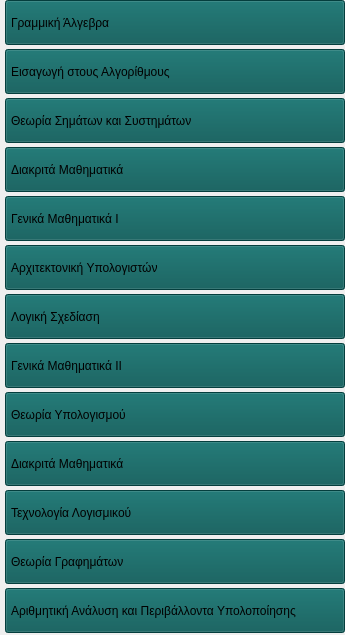
            <widget class="QWidget" name="scrollAreaWidgetContents_2">
             <property name="geometry">
              <rect>
               <x>0</x>
               <y>0</y>
               <width>345</width>
               <height>635</height>
              </rect>
             </property>
             <layout class="QVBoxLayout" name="verticalLayout_37">
              <property name="spacing">
               <number>4</number>
              </property>
              <property name="leftMargin">
               <number>5</number>
              </property>
              <property name="topMargin">
               <number>0</number>
              </property>
              <property name="rightMargin">
               <number>0</number>
              </property>
              <property name="bottomMargin">
               <number>0</number>
              </property>
              <item>
               <widget class="QPushButton" name="pushButton_45">
                <property name="sizePolicy">
                 <sizepolicy hsizetype="Preferred" vsizetype="Fixed">
                  <horstretch>0</horstretch>
                  <verstretch>0</verstretch>
                 </sizepolicy>
                </property>
                <property name="minimumSize">
                 <size>
                  <width>0</width>
                  <height>45</height>
                 </size>
                </property>
                <property name="maximumSize">
                 <size>
                  <width>500</width>
                  <height>45</height>
                 </size>
                </property>
                <property name="font">
                 <font>
                  <pointsize>9</pointsize>
                  <stylestrategy>PreferDefault</stylestrategy>
                 </font>
                </property>
                <property name="layoutDirection">
                 <enum>Qt::LeftToRight</enum>
                </property>
                <property name="autoFillBackground">
                 <bool>false</bool>
                </property>
                <property name="styleSheet">
                 <string notr="true">background-color: rgb(5, 87, 85);
text-align: left; padding-left: 5px;
</string>
                </property>
                <property name="text">
                 <string>Γραμμική Άλγεβρα</string>
                </property>
                <property name="icon">
                 <iconset resource="../Qss/icons/_icons.qrc">
                  <normaloff>:/feather/icons/feather/book-open.png</normaloff>:/feather/icons/feather/book-open.png</iconset>
                </property>
                <property name="iconSize">
                 <size>
                  <width>20</width>
                  <height>20</height>
                 </size>
                </property>
               </widget>
              </item>
              <item>
               <widget class="QPushButton" name="pushButton_47">
                <property name="sizePolicy">
                 <sizepolicy hsizetype="Preferred" vsizetype="Fixed">
                  <horstretch>0</horstretch>
                  <verstretch>0</verstretch>
                 </sizepolicy>
                </property>
                <property name="minimumSize">
                 <size>
                  <width>0</width>
                  <height>45</height>
                 </size>
                </property>
                <property name="maximumSize">
                 <size>
                  <width>500</width>
                  <height>45</height>
                 </size>
                </property>
                <property name="font">
                 <font>
                  <pointsize>9</pointsize>
                  <stylestrategy>PreferDefault</stylestrategy>
                 </font>
                </property>
                <property name="layoutDirection">
                 <enum>Qt::LeftToRight</enum>
                </property>
                <property name="autoFillBackground">
                 <bool>false</bool>
                </property>
                <property name="styleSheet">
                 <string notr="true">background-color: rgb(5, 87, 85);
text-align: left; padding-left: 5px;
</string>
                </property>
                <property name="text">
                 <string>Εισαγωγή στους Αλγορίθμους</string>
                </property>
                <property name="icon">
                 <iconset resource="../Qss/icons/_icons.qrc">
                  <normaloff>:/feather/icons/feather/book-open.png</normaloff>:/feather/icons/feather/book-open.png</iconset>
                </property>
                <property name="iconSize">
                 <size>
                  <width>20</width>
                  <height>20</height>
                 </size>
                </property>
               </widget>
              </item>
              <item>
               <widget class="QPushButton" name="pushButton_46">
                <property name="sizePolicy">
                 <sizepolicy hsizetype="Preferred" vsizetype="Fixed">
                  <horstretch>0</horstretch>
                  <verstretch>0</verstretch>
                 </sizepolicy>
                </property>
                <property name="minimumSize">
                 <size>
                  <width>0</width>
                  <height>45</height>
                 </size>
                </property>
                <property name="maximumSize">
                 <size>
                  <width>500</width>
                  <height>45</height>
                 </size>
                </property>
                <property name="font">
                 <font>
                  <pointsize>9</pointsize>
                  <stylestrategy>PreferDefault</stylestrategy>
                 </font>
                </property>
                <property name="layoutDirection">
                 <enum>Qt::LeftToRight</enum>
                </property>
                <property name="autoFillBackground">
                 <bool>false</bool>
                </property>
                <property name="styleSheet">
                 <string notr="true">background-color: rgb(5, 87, 85);
text-align: left; padding-left: 5px;
</string>
                </property>
                <property name="text">
                 <string>Θεωρία Σημάτων και Συστημάτων</string>
                </property>
                <property name="icon">
                 <iconset resource="../Qss/icons/_icons.qrc">
                  <normaloff>:/feather/icons/feather/book-open.png</normaloff>:/feather/icons/feather/book-open.png</iconset>
                </property>
                <property name="iconSize">
                 <size>
                  <width>20</width>
                  <height>20</height>
                 </size>
                </property>
               </widget>
              </item>
              <item>
               <widget class="QPushButton" name="pushButton_44">
                <property name="sizePolicy">
                 <sizepolicy hsizetype="Preferred" vsizetype="Fixed">
                  <horstretch>0</horstretch>
                  <verstretch>0</verstretch>
                 </sizepolicy>
                </property>
                <property name="minimumSize">
                 <size>
                  <width>0</width>
                  <height>45</height>
                 </size>
                </property>
                <property name="maximumSize">
                 <size>
                  <width>500</width>
                  <height>45</height>
                 </size>
                </property>
                <property name="font">
                 <font>
                  <pointsize>9</pointsize>
                  <stylestrategy>PreferDefault</stylestrategy>
                 </font>
                </property>
                <property name="layoutDirection">
                 <enum>Qt::LeftToRight</enum>
                </property>
                <property name="autoFillBackground">
                 <bool>false</bool>
                </property>
                <property name="styleSheet">
                 <string notr="true">background-color: rgb(5, 87, 85);
text-align: left; padding-left: 5px;
</string>
                </property>
                <property name="text">
                 <string>Διακριτά Μαθηματικά</string>
                </property>
                <property name="icon">
                 <iconset resource="../Qss/icons/_icons.qrc">
                  <normaloff>:/feather/icons/feather/book-open.png</normaloff>:/feather/icons/feather/book-open.png</iconset>
                </property>
                <property name="iconSize">
                 <size>
                  <width>20</width>
                  <height>20</height>
                 </size>
                </property>
               </widget>
              </item>
              <item>
               <widget class="QPushButton" name="pushButton_43">
                <property name="sizePolicy">
                 <sizepolicy hsizetype="Preferred" vsizetype="Fixed">
                  <horstretch>0</horstretch>
                  <verstretch>0</verstretch>
                 </sizepolicy>
                </property>
                <property name="minimumSize">
                 <size>
                  <width>0</width>
                  <height>45</height>
                 </size>
                </property>
                <property name="maximumSize">
                 <size>
                  <width>500</width>
                  <height>45</height>
                 </size>
                </property>
                <property name="font">
                 <font>
                  <pointsize>9</pointsize>
                  <stylestrategy>PreferDefault</stylestrategy>
                 </font>
                </property>
                <property name="layoutDirection">
                 <enum>Qt::LeftToRight</enum>
                </property>
                <property name="autoFillBackground">
                 <bool>false</bool>
                </property>
                <property name="styleSheet">
                 <string notr="true">background-color: rgb(5, 87, 85);
text-align: left; padding-left: 5px;
</string>
                </property>
                <property name="text">
                 <string>Γενικά Μαθηματικά Ι</string>
                </property>
                <property name="icon">
                 <iconset resource="../Qss/icons/_icons.qrc">
                  <normaloff>:/feather/icons/feather/book-open.png</normaloff>:/feather/icons/feather/book-open.png</iconset>
                </property>
                <property name="iconSize">
                 <size>
                  <width>20</width>
                  <height>20</height>
                 </size>
                </property>
               </widget>
              </item>
              <item>
               <widget class="QPushButton" name="pushButton_42">
                <property name="sizePolicy">
                 <sizepolicy hsizetype="Preferred" vsizetype="Fixed">
                  <horstretch>0</horstretch>
                  <verstretch>0</verstretch>
                 </sizepolicy>
                </property>
                <property name="minimumSize">
                 <size>
                  <width>0</width>
                  <height>45</height>
                 </size>
                </property>
                <property name="maximumSize">
                 <size>
                  <width>500</width>
                  <height>45</height>
                 </size>
                </property>
                <property name="font">
                 <font>
                  <pointsize>9</pointsize>
                  <stylestrategy>PreferDefault</stylestrategy>
                 </font>
                </property>
                <property name="layoutDirection">
                 <enum>Qt::LeftToRight</enum>
                </property>
                <property name="autoFillBackground">
                 <bool>false</bool>
                </property>
                <property name="styleSheet">
                 <string notr="true">background-color: rgb(5, 87, 85);
text-align: left; padding-left: 5px;
</string>
                </property>
                <property name="text">
                 <string>Αρχιτεκτονική Υπολογιστών</string>
                </property>
                <property name="icon">
                 <iconset resource="../Qss/icons/_icons.qrc">
                  <normaloff>:/feather/icons/feather/book-open.png</normaloff>:/feather/icons/feather/book-open.png</iconset>
                </property>
                <property name="iconSize">
                 <size>
                  <width>20</width>
                  <height>20</height>
                 </size>
                </property>
               </widget>
              </item>
              <item>
               <widget class="QPushButton" name="pushButton_41">
                <property name="sizePolicy">
                 <sizepolicy hsizetype="Preferred" vsizetype="Fixed">
                  <horstretch>0</horstretch>
                  <verstretch>0</verstretch>
                 </sizepolicy>
                </property>
                <property name="minimumSize">
                 <size>
                  <width>0</width>
                  <height>45</height>
                 </size>
                </property>
                <property name="maximumSize">
                 <size>
                  <width>500</width>
                  <height>45</height>
                 </size>
                </property>
                <property name="font">
                 <font>
                  <pointsize>9</pointsize>
                  <stylestrategy>PreferDefault</stylestrategy>
                 </font>
                </property>
                <property name="layoutDirection">
                 <enum>Qt::LeftToRight</enum>
                </property>
                <property name="autoFillBackground">
                 <bool>false</bool>
                </property>
                <property name="styleSheet">
                 <string notr="true">background-color: rgb(5, 87, 85);
text-align: left; padding-left: 5px;
</string>
                </property>
                <property name="text">
                 <string>Λογική Σχεδίαση</string>
                </property>
                <property name="icon">
                 <iconset resource="../Qss/icons/_icons.qrc">
                  <normaloff>:/feather/icons/feather/book-open.png</normaloff>:/feather/icons/feather/book-open.png</iconset>
                </property>
                <property name="iconSize">
                 <size>
                  <width>20</width>
                  <height>20</height>
                 </size>
                </property>
               </widget>
              </item>
              <item>
               <widget class="QPushButton" name="pushButton_40">
                <property name="sizePolicy">
                 <sizepolicy hsizetype="Preferred" vsizetype="Fixed">
                  <horstretch>0</horstretch>
                  <verstretch>0</verstretch>
                 </sizepolicy>
                </property>
                <property name="minimumSize">
                 <size>
                  <width>0</width>
                  <height>45</height>
                 </size>
                </property>
                <property name="maximumSize">
                 <size>
                  <width>500</width>
                  <height>45</height>
                 </size>
                </property>
                <property name="font">
                 <font>
                  <pointsize>9</pointsize>
                  <stylestrategy>PreferDefault</stylestrategy>
                 </font>
                </property>
                <property name="layoutDirection">
                 <enum>Qt::LeftToRight</enum>
                </property>
                <property name="autoFillBackground">
                 <bool>false</bool>
                </property>
                <property name="styleSheet">
                 <string notr="true">background-color: rgb(5, 87, 85);
text-align: left; padding-left: 5px;
</string>
                </property>
                <property name="text">
                 <string>Γενικά Μαθηματικά ΙΙ</string>
                </property>
                <property name="icon">
                 <iconset resource="../Qss/icons/_icons.qrc">
                  <normaloff>:/feather/icons/feather/book-open.png</normaloff>:/feather/icons/feather/book-open.png</iconset>
                </property>
                <property name="iconSize">
                 <size>
                  <width>20</width>
                  <height>20</height>
                 </size>
                </property>
               </widget>
              </item>
              <item>
               <widget class="QPushButton" name="pushButton_39">
                <property name="sizePolicy">
                 <sizepolicy hsizetype="Preferred" vsizetype="Fixed">
                  <horstretch>0</horstretch>
                  <verstretch>0</verstretch>
                 </sizepolicy>
                </property>
                <property name="minimumSize">
                 <size>
                  <width>0</width>
                  <height>45</height>
                 </size>
                </property>
                <property name="maximumSize">
                 <size>
                  <width>500</width>
                  <height>45</height>
                 </size>
                </property>
                <property name="font">
                 <font>
                  <pointsize>9</pointsize>
                  <stylestrategy>PreferDefault</stylestrategy>
                 </font>
                </property>
                <property name="layoutDirection">
                 <enum>Qt::LeftToRight</enum>
                </property>
                <property name="autoFillBackground">
                 <bool>false</bool>
                </property>
                <property name="styleSheet">
                 <string notr="true">background-color: rgb(5, 87, 85);
text-align: left; padding-left: 5px;
</string>
                </property>
                <property name="text">
                 <string>Θεωρία Υπολογισμού</string>
                </property>
                <property name="icon">
                 <iconset resource="../Qss/icons/_icons.qrc">
                  <normaloff>:/feather/icons/feather/book-open.png</normaloff>:/feather/icons/feather/book-open.png</iconset>
                </property>
                <property name="iconSize">
                 <size>
                  <width>20</width>
                  <height>20</height>
                 </size>
                </property>
               </widget>
              </item>
              <item>
               <widget class="QPushButton" name="pushButton_48">
                <property name="sizePolicy">
                 <sizepolicy hsizetype="Preferred" vsizetype="Fixed">
                  <horstretch>0</horstretch>
                  <verstretch>0</verstretch>
                 </sizepolicy>
                </property>
                <property name="minimumSize">
                 <size>
                  <width>0</width>
                  <height>45</height>
                 </size>
                </property>
                <property name="maximumSize">
                 <size>
                  <width>500</width>
                  <height>45</height>
                 </size>
                </property>
                <property name="font">
                 <font>
                  <pointsize>9</pointsize>
                  <stylestrategy>PreferDefault</stylestrategy>
                 </font>
                </property>
                <property name="layoutDirection">
                 <enum>Qt::LeftToRight</enum>
                </property>
                <property name="autoFillBackground">
                 <bool>false</bool>
                </property>
                <property name="styleSheet">
                 <string notr="true">background-color: rgb(5, 87, 85);
text-align: left; padding-left: 5px;
</string>
                </property>
                <property name="text">
                 <string>Διακριτά Μαθηματικά</string>
                </property>
                <property name="icon">
                 <iconset resource="../Qss/icons/_icons.qrc">
                  <normaloff>:/feather/icons/feather/book-open.png</normaloff>:/feather/icons/feather/book-open.png</iconset>
                </property>
                <property name="iconSize">
                 <size>
                  <width>20</width>
                  <height>20</height>
                 </size>
                </property>
               </widget>
              </item>
              <item>
               <widget class="QPushButton" name="pushButton_38">
                <property name="sizePolicy">
                 <sizepolicy hsizetype="Preferred" vsizetype="Fixed">
                  <horstretch>0</horstretch>
                  <verstretch>0</verstretch>
                 </sizepolicy>
                </property>
                <property name="minimumSize">
                 <size>
                  <width>0</width>
                  <height>45</height>
                 </size>
                </property>
                <property name="maximumSize">
                 <size>
                  <width>500</width>
                  <height>45</height>
                 </size>
                </property>
                <property name="font">
                 <font>
                  <pointsize>9</pointsize>
                  <stylestrategy>PreferDefault</stylestrategy>
                 </font>
                </property>
                <property name="layoutDirection">
                 <enum>Qt::LeftToRight</enum>
                </property>
                <property name="autoFillBackground">
                 <bool>false</bool>
                </property>
                <property name="styleSheet">
                 <string notr="true">background-color: rgb(5, 87, 85);
text-align: left; padding-left: 5px;
</string>
                </property>
                <property name="text">
                 <string>Τεχνολογία Λογισμικού</string>
                </property>
                <property name="icon">
                 <iconset resource="../Qss/icons/_icons.qrc">
                  <normaloff>:/feather/icons/feather/book-open.png</normaloff>:/feather/icons/feather/book-open.png</iconset>
                </property>
                <property name="iconSize">
                 <size>
                  <width>20</width>
                  <height>20</height>
                 </size>
                </property>
               </widget>
              </item>
              <item>
               <widget class="QPushButton" name="pushButton_37">
                <property name="sizePolicy">
                 <sizepolicy hsizetype="Preferred" vsizetype="Fixed">
                  <horstretch>0</horstretch>
                  <verstretch>0</verstretch>
                 </sizepolicy>
                </property>
                <property name="minimumSize">
                 <size>
                  <width>0</width>
                  <height>45</height>
                 </size>
                </property>
                <property name="maximumSize">
                 <size>
                  <width>500</width>
                  <height>45</height>
                 </size>
                </property>
                <property name="font">
                 <font>
                  <pointsize>9</pointsize>
                  <stylestrategy>PreferDefault</stylestrategy>
                 </font>
                </property>
                <property name="layoutDirection">
                 <enum>Qt::LeftToRight</enum>
                </property>
                <property name="autoFillBackground">
                 <bool>false</bool>
                </property>
                <property name="styleSheet">
                 <string notr="true">background-color: rgb(5, 87, 85);
text-align: left; padding-left: 5px;
</string>
                </property>
                <property name="text">
                 <string>Θεωρία Γραφημάτων</string>
                </property>
                <property name="icon">
                 <iconset resource="../Qss/icons/_icons.qrc">
                  <normaloff>:/feather/icons/feather/book-open.png</normaloff>:/feather/icons/feather/book-open.png</iconset>
                </property>
                <property name="iconSize">
                 <size>
                  <width>20</width>
                  <height>20</height>
                 </size>
                </property>
               </widget>
              </item>
              <item>
               <widget class="QPushButton" name="pushButton_36">
                <property name="sizePolicy">
                 <sizepolicy hsizetype="Preferred" vsizetype="Fixed">
                  <horstretch>0</horstretch>
                  <verstretch>0</verstretch>
                 </sizepolicy>
                </property>
                <property name="minimumSize">
                 <size>
                  <width>0</width>
                  <height>45</height>
                 </size>
                </property>
                <property name="maximumSize">
                 <size>
                  <width>500</width>
                  <height>45</height>
                 </size>
                </property>
                <property name="font">
                 <font>
                  <pointsize>9</pointsize>
                  <stylestrategy>PreferDefault</stylestrategy>
                 </font>
                </property>
                <property name="layoutDirection">
                 <enum>Qt::LeftToRight</enum>
                </property>
                <property name="autoFillBackground">
                 <bool>false</bool>
                </property>
                <property name="styleSheet">
                 <string notr="true">background-color: rgb(5, 87, 85);
text-align: left; padding-left: 5px;
</string>
                </property>
                <property name="text">
                 <string>Αριθμητική Ανάλυση και Περιβάλλοντα Υπολοποίησης</string>
                </property>
                <property name="icon">
                 <iconset resource="../Qss/icons/_icons.qrc">
                  <normaloff>:/feather/icons/feather/book-open.png</normaloff>:/feather/icons/feather/book-open.png</iconset>
                </property>
                <property name="iconSize">
                 <size>
                  <width>20</width>
                  <height>20</height>
                 </size>
                </property>
               </widget>
              </item>
             </layout>
            </widget>
